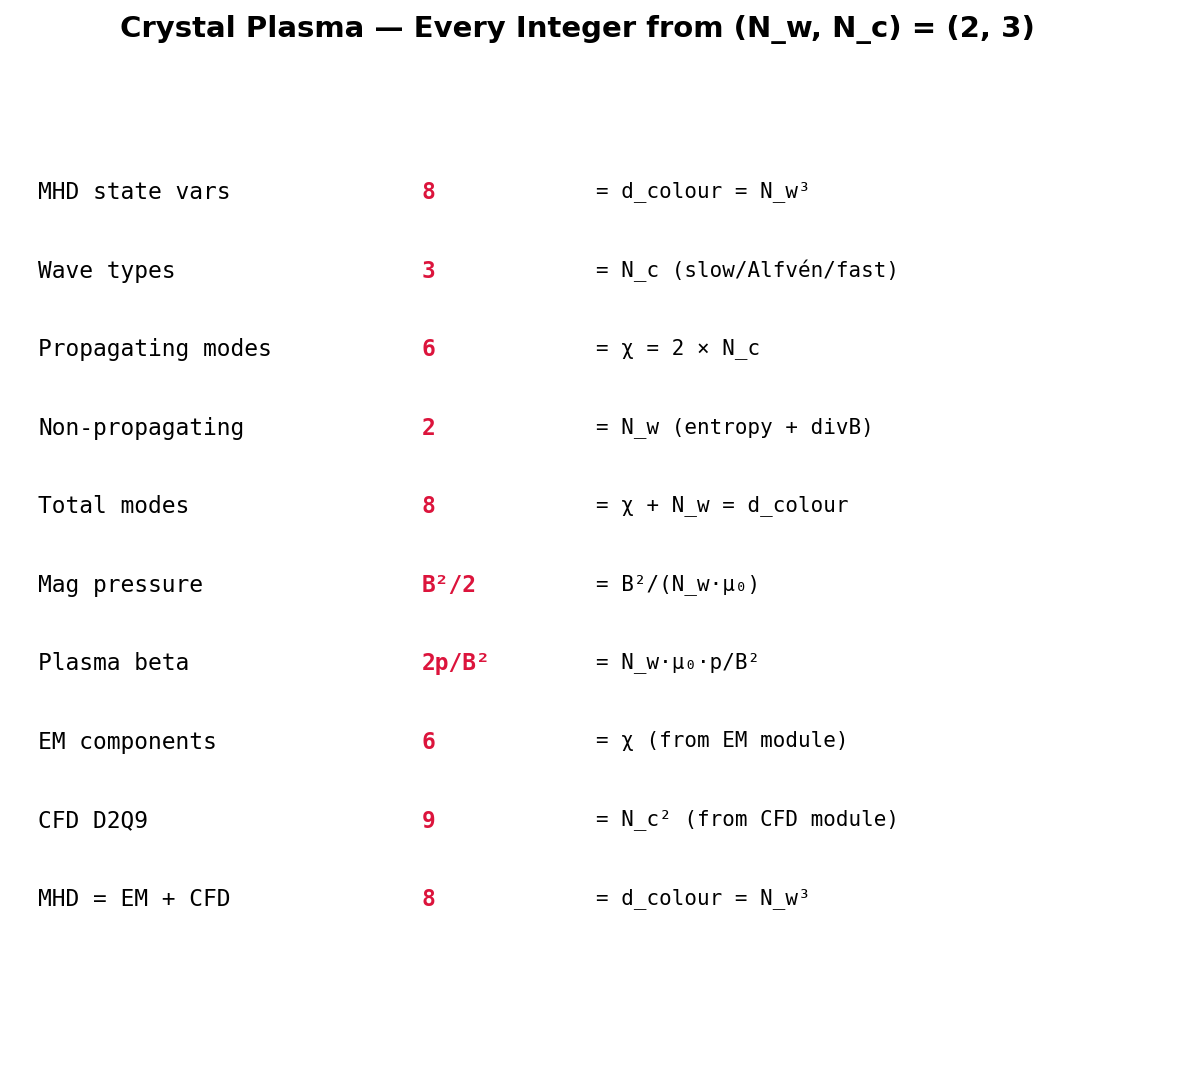

Reproduce this figure in Python.
#!/usr/bin/env python3
# Copyright (c) 2026 Daland Montgomery
# SPDX-License-Identifier: AGPL-3.0-or-later

"""Crystal Plasma — Every Integer from (2,3)"""
import crystal_toe as ct
import matplotlib.pyplot as plt

toe = ct.Toe(); pl = toe.plasma()
fig, ax = plt.subplots(figsize=(10, 8))
fig.suptitle(f"Crystal Plasma — Every Integer from (N_w, N_c) = ({pl.n_w()}, {pl.n_c()})", fontsize=14, fontweight='bold')
ax.axis('off')
rows = [
    ("MHD state vars",   "8",  "d_colour = N_w³"),
    ("Wave types",        "3",  "N_c (slow/Alfvén/fast)"),
    ("Propagating modes", "6",  "χ = 2 × N_c"),
    ("Non-propagating",   "2",  "N_w (entropy + divB)"),
    ("Total modes",       "8",  "χ + N_w = d_colour"),
    ("Mag pressure",      "B²/2","B²/(N_w·μ₀)"),
    ("Plasma beta",       "2p/B²","N_w·μ₀·p/B²"),
    ("EM components",     "6",  "χ (from EM module)"),
    ("CFD D2Q9",          "9",  "N_c² (from CFD module)"),
    ("MHD = EM + CFD",    "8",  "d_colour = N_w³"),
]
for i, (name, val, origin) in enumerate(rows):
    y = 0.95 - i * 0.085
    ax.text(0.02, y, name, fontsize=11, fontfamily='monospace', va='top', transform=ax.transAxes)
    ax.text(0.35, y, val, fontsize=11, fontfamily='monospace', va='top', fontweight='bold', color='crimson', transform=ax.transAxes)
    ax.text(0.50, y, f'= {origin}', fontsize=10, fontfamily='monospace', va='top', transform=ax.transAxes)
plt.savefig('plasma_integers.png', dpi=150, bbox_inches='tight'); plt.show()
